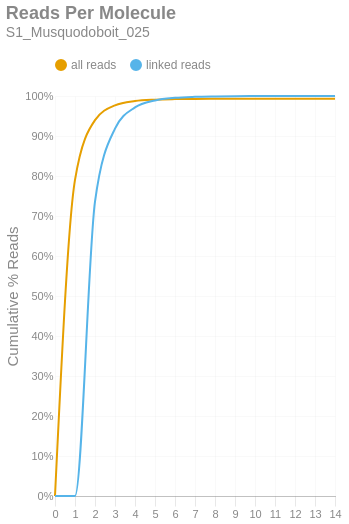

Source (notebook cell):
### Markdown cell above
### Reads per Molecule
This chart shows the cumulative distribution of the number of reads per linked molecule. That is, how many alignments are associated with a unique molecule. This excludes the number of reads associated with invalid or absent linked-read barcodes. The `linked` histogram is the percentages recalculated when disregarding singletons.

### Code cell
if SKIPLR:
    print_html(f"Skipped")
else:
    counts = np.bincount(valids['reads'].cast(pl.Int64).to_numpy())
    weighted = counts * np.arange(len(counts))
    all_perc = weighted / n_reads
    linked_perc = weighted / n_linked_reads
    linked_perc[1] = 0
    binned_df = pl.DataFrame({
        'readsper': list(range(len(counts))),
        'all reads (cumsum)': np.cumsum(all_perc).tolist(),
        'linked reads (cumsum)': np.cumsum(linked_perc).tolist(),
    })

    with SafeRender(binned_df):
        (
            density_plot(binned_df, 'Reads Per Molecule', samplename, 'readspmol')
            .encode(
                x=alt.X('readsper:O', title=None).axis(labelAngle=0).scale(padding=0),
                y=alt.Y('value:Q', title='Cumulative % Reads').axis(format='%').stack(False),
                color=alt.Color("key:N").scale(domain=["all reads", "linked reads"]),
                tooltip=[
                    alt.Tooltip("key:N", title="Data Type"),
                    alt.Tooltip("readsper:O", title="Reads Per Molecule"),
                    alt.Tooltip("value:Q", format=".2%", title="% Reads (Cum.)")
                ]            
            )
        ).display()

### Figure 1 — Vega-Lite specification as saved in the notebook (floating-point values rounded to 4 significant figures)
{"width": "container", "height": 400, "config": {"title": {"anchor": "start", "dy": -15, "fontSize": 18, "color": "#888888", "subtitleColor": "#888888", "subtitleFontSize": 14}, "arc": {"fill": "#0072B2"}, "axis": {"domainColor": "#888888", "domainWidth": 0.5, "gridWidth": 0.2, "grid": false, "titleFontWeight": 400, "titleFontSize": 15, "labelFontSize": 11, "labelColor": "#888888", "tickColor": "#888888", "tickWidth": 0.2, "titleColor": "#888888"}, "axisBand": {"grid": false}, "axisX": {"grid": true, "tickSize": 10, "domainCap": "round"}, "axisY": {"domain": false, "grid": true, "tickSize": 0, "domainCap": "round"}, "background": "transparent", "header": {"labelFontSize": 15, "labelColor": "#888888", "titleFontSize": 15, "titleFontWeight": 600, "titleColor": "#888888"}, "legend": {"labelFont": "sans-serif", "labelFontSize": 12, "labelColor": "#888888", "symbolSize": 100, "symbolType": "circle", "titleFontSize": 12, "titlePadding": 10, "titleColor": "#888888", "title": null, "orient": "top"}, "range": {"category": ["#E69F00", "#56B4E9", "#009E73", "#F0E442", "#0072B2", "#D55E00", "#CC79A7", "#000000"], "diverging": ["#cfe8f3", "#a2d4ec", "#73bfe2", "#46abdb", "#1696d2", "#12719e"]}, "area": {"fill": "#0072B2", "fillOpacity": 0.7, "line": true, "strokeOpacity": 0.7}, "line": {"color": "#0072B2", "stroke": "#0072B2", "strokeWidth": 2}, "trail": {"color": "#0072B2", "stroke": "#0072B2", "strokeWidth": 0, "size": 1}, "point": {"filled": true, "fillOpacity": 1.0, "size": 95}, "text": {"color": "#888888", "fontSize": 11, "align": "right", "fontWeight": 400, "size": 11}, "bar": {"fill": "#0072B2", "stroke": null}, "view": {"stroke": null, "continuousWidth": 660, "continuousHeight": 400}}, "data": {"name": "data-bbe5c22dbfd4ecab211bd1be1eefc0c6"}, "mark": {"type": "line", "interpolate": "monotone", "point": {"opacity": 0, "size": 275}}, "encoding": {"color": {"field": "key", "scale": {"domain": ["all reads", "linked reads"]}, "type": "nominal"}, "tooltip": [{"field": "key", "title": "Data Type", "type": "nominal"}, {"field": "readsper", "title": "Reads Per Molecule", "type": "ordinal"}, {"field": "value", "format": ".2%", "title": "% Reads (Cum.)", "type": "quantitative"}], "x": {"axis": {"labelAngle": 0}, "field": "readsper", "scale": {"padding": 0}, "title": null, "type": "ordinal"}, "y": {"axis": {"format": "%"}, "field": "value", "stack": false, "title": "Cumulative % Reads", "type": "quantitative"}}, "params": [{"name": "param_c36ac31b6afebe62", "select": {"type": "point", "fields": ["key"]}, "bind": "legend"}], "title": {"text": "Reads Per Molecule", "subtitle": "S1_Musquodoboit_025"}, "transform": [{"fold": ["all reads (cumsum)", "linked reads (cumsum)"]}, {"calculate": "replace(datum.key, ' (cumsum)', '')", "as": "key"}, {"filter": {"param": "param_c36ac31b6afebe62"}}], "usermeta": {"embedOptions": {"downloadFileName": "S1_Musquodoboit_025.readspmol"}}, "$schema": "https://vega.github.io/schema/vega-lite/v6.1.0.json", "datasets": {"data-bbe5c22dbfd4ecab211bd1be1eefc0c6": [{"readsper": 0, "all reads (cumsum)": 0.0, "linked reads (cumsum)": 0.0}, {"readsper": 1, "all reads (cumsum)": 0.7904, "linked reads (cumsum)": 0.0}, {"readsper": 2, "all reads (cumsum)": 0.9396, "linked reads (cumsum)": 0.7359}, {"readsper": 3, "all reads (cumsum)": 0.9766, "linked reads (cumsum)": 0.9185}, {"readsper": 4, "all reads (cumsum)": 0.9873, "linked reads (cumsum)": 0.9716}, {"readsper": 5, "all reads (cumsum)": 0.9909, "linked reads (cumsum)": 0.989}, {"readsper": 6, "all reads (cumsum)": 0.9922, "linked reads (cumsum)": 0.9955}, {"readsper": 7, "all reads (cumsum)": 0.9927, "linked reads (cumsum)": 0.998}, {"readsper": 8, "all reads (cumsum)": 0.9929, "linked reads (cumsum)": 0.999}, {"readsper": 9, "all reads (cumsum)": 0.993, "linked reads (cumsum)": 0.9996}, {"readsper": 10, "all reads (cumsum)": 0.9931, "linked reads (cumsum)": 0.9998}, {"readsper": 11, "all reads (cumsum)": 0.9931, "linked reads (cumsum)": 0.9999}, {"readsper": 12, "all reads (cumsum)": 0.9931, "linked reads (cumsum)": 1.0}, {"readsper": 13, "all reads (cumsum)": 0.9931, "linked reads (cumsum)": 1.0}, {"readsper": 14, "all reads (cumsum)": 0.9931, "linked reads (cumsum)": 1.0}]}}
